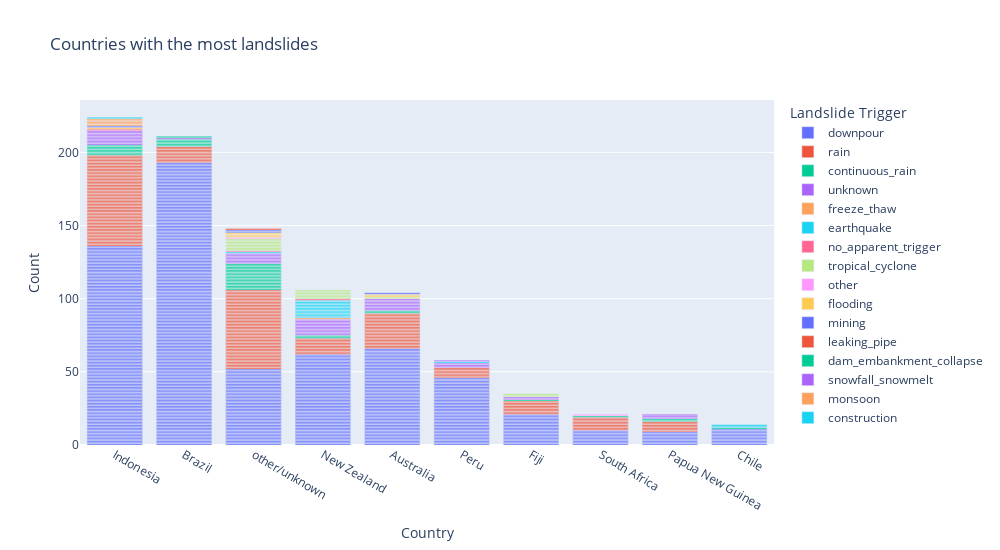

Notebook cell for this chart:
### Code cell
fig = px.bar(top10df, x = "country_name", y = "count", color= "landslide_trigger", title = "Countries with the most landslides", 
    labels={"count": "Count",
            "country_name": "Country",
            "landslide_trigger": "Landslide Trigger"},
    width=1000, height=550)
fig.update_layout(xaxis = {'categoryorder':'total descending'})
fig.show()

import plotly.io as pio

pio.write_html(fig, file='country_landslides.html', auto_open = True)

### Figure 1 — Plotly figure (JSON) as saved in the notebook; plotly's stock layout.template omitted (floating-point values rounded to 4 significant figures; data arrays with more than 128 entries replaced by an {"elided": "..."} marker saying what was removed)
{"data": [{"alignmentgroup": "True", "hovertemplate": "Landslide Trigger=downpour<br>Country=%{x}<br>Count=%{y}<extra></extra>", "legendgroup": "downpour", "marker": {"color": "#636efa", "pattern": {"shape": ""}}, "name": "downpour", "offsetgroup": "downpour", "orientation": "v", "showlegend": true, "textposition": "auto", "type": "bar", "x": {"elided": "606 str values"}, "xaxis": "x", "y": {"elided": "606 int values"}, "yaxis": "y"}, {"alignmentgroup": "True", "hovertemplate": "Landslide Trigger=rain<br>Country=%{x}<br>Count=%{y}<extra></extra>", "legendgroup": "rain", "marker": {"color": "#EF553B", "pattern": {"shape": ""}}, "name": "rain", "offsetgroup": "rain", "orientation": "v", "showlegend": true, "textposition": "auto", "type": "bar", "x": {"elided": "194 str values"}, "xaxis": "x", "y": {"elided": "194 int values"}, "yaxis": "y"}, {"alignmentgroup": "True", "hovertemplate": "Landslide Trigger=continuous_rain<br>Country=%{x}<br>Count=%{y}<extra></extra>", "legendgroup": "continuous_rain", "marker": {"color": "#00cc96", "pattern": {"shape": ""}}, "name": "continuous_rain", "offsetgroup": "continuous_rain", "orientation": "v", "showlegend": true, "textposition": "auto", "type": "bar", "x": ["New Zealand", "other/unknown", "New Zealand", "Chile", "Australia", "other/unknown", "other/unknown", "Brazil", "South Africa", "Australia", "Fiji", "other/unknown", "other/unknown", "other/unknown", "Brazil", "other/unknown", "other/unknown", "other/unknown", "other/unknown", "other/unknown", "Indonesia", "other/unknown", "other/unknown", "Indonesia", "Indonesia", "Indonesia", "Indonesia", "Indonesia", "Indonesia", "other/unknown", "other/unknown", "other/unknown", "Papua New Guinea", "Papua New Guinea", "Brazil", "Brazil", "Brazil", "other/unknown", "other/unknown"], "xaxis": "x", "y": [1, 1, 1, 1, 1, 1, 1, 1, 1, 1, 1, 1, 1, 1, 1, 1, 1, 1, 1, 1, 1, 1, 1, 1, 1, 1, 1, 1, 1, 1, 1, 1, 1, 1, 1, 1, 1, 1, 1], "yaxis": "y"}, {"alignmentgroup": "True", "hovertemplate": "Landslide Trigger=unknown<br>Country=%{x}<br>Count=%{y}<extra></extra>", "legendgroup": "unknown", "marker": {"color": "#ab63fa", "pattern": {"shape": ""}}, "name": "unknown", "offsetgroup": "unknown", "orientation": "v", "showlegend": true, "textposition": "auto", "type": "bar", "x": ["New Zealand", "New Zealand", "New Zealand", "New Zealand", "other/unknown", "Australia", "Australia", "New Zealand", "other/unknown", "New Zealand", "New Zealand", "New Zealand", "New Zealand", "New Zealand", "New Zealand", "Australia", "Australia", "Australia", "Australia", "Australia", "other/unknown", "Brazil", "Australia", "Fiji", "Fiji", "other/unknown", "other/unknown", "Peru", "Peru", "Peru", "other/unknown", "Indonesia", "Indonesia", "Indonesia", "Indonesia", "Indonesia", "Indonesia", "Papua New Guinea", "other/unknown", "Papua New Guinea", "Indonesia", "Indonesia", "Indonesia", "Indonesia", "Papua New Guinea"], "xaxis": "x", "y": [1, 1, 1, 1, 1, 1, 1, 1, 1, 1, 1, 1, 1, 1, 1, 1, 1, 1, 1, 1, 1, 1, 1, 1, 1, 1, 1, 1, 1, 1, 1, 1, 1, 1, 1, 1, 1, 1, 1, 1, 1, 1, 1, 1, 1], "yaxis": "y"}, {"alignmentgroup": "True", "hovertemplate": "Landslide Trigger=freeze_thaw<br>Country=%{x}<br>Count=%{y}<extra></extra>", "legendgroup": "freeze_thaw", "marker": {"color": "#FFA15A", "pattern": {"shape": ""}}, "name": "freeze_thaw", "offsetgroup": "freeze_thaw", "orientation": "v", "showlegend": true, "textposition": "auto", "type": "bar", "x": ["New Zealand"], "xaxis": "x", "y": [1], "yaxis": "y"}, {"alignmentgroup": "True", "hovertemplate": "Landslide Trigger=earthquake<br>Country=%{x}<br>Count=%{y}<extra></extra>", "legendgroup": "earthquake", "marker": {"color": "#19d3f3", "pattern": {"shape": ""}}, "name": "earthquake", "offsetgroup": "earthquake", "orientation": "v", "showlegend": true, "textposition": "auto", "type": "bar", "x": ["New Zealand", "New Zealand", "New Zealand", "other/unknown", "New Zealand", "New Zealand", "New Zealand", "New Zealand", "New Zealand", "New Zealand", "New Zealand", "New Zealand", "New Zealand", "Chile", "Chile", "Peru"], "xaxis": "x", "y": [1, 1, 1, 1, 1, 1, 1, 1, 1, 1, 1, 1, 1, 1, 1, 1], "yaxis": "y"}, {"alignmentgroup": "True", "hovertemplate": "Landslide Trigger=no_apparent_trigger<br>Country=%{x}<br>Count=%{y}<extra></extra>", "legendgroup": "no_apparent_trigger", "marker": {"color": "#FF6692", "pattern": {"shape": ""}}, "name": "no_apparent_trigger", "offsetgroup": "no_apparent_trigger", "orientation": "v", "showlegend": true, "textposition": "auto", "type": "bar", "x": ["New Zealand", "other/unknown", "Indonesia"], "xaxis": "x", "y": [1, 1, 1], "yaxis": "y"}, {"alignmentgroup": "True", "hovertemplate": "Landslide Trigger=tropical_cyclone<br>Country=%{x}<br>Count=%{y}<extra></extra>", "legendgroup": "tropical_cyclone", "marker": {"color": "#B6E880", "pattern": {"shape": ""}}, "name": "tropical_cyclone", "offsetgroup": "tropical_cyclone", "orientation": "v", "showlegend": true, "textposition": "auto", "type": "bar", "x": ["other/unknown", "New Zealand", "other/unknown", "New Zealand", "other/unknown", "New Zealand", "New Zealand", "New Zealand", "New Zealand", "other/unknown", "other/unknown", "Australia", "other/unknown", "other/unknown", "Fiji", "other/unknown", "Fiji"], "xaxis": "x", "y": [1, 1, 1, 1, 1, 1, 1, 1, 1, 1, 1, 1, 1, 1, 1, 1, 1], "yaxis": "y"}, {"alignmentgroup": "True", "hovertemplate": "Landslide Trigger=other<br>Country=%{x}<br>Count=%{y}<extra></extra>", "legendgroup": "other", "marker": {"color": "#FF97FF", "pattern": {"shape": ""}}, "name": "other", "offsetgroup": "other", "orientation": "v", "showlegend": true, "textposition": "auto", "type": "bar", "x": ["other/unknown", "South Africa"], "xaxis": "x", "y": [1, 1], "yaxis": "y"}, {"alignmentgroup": "True", "hovertemplate": "Landslide Trigger=flooding<br>Country=%{x}<br>Count=%{y}<extra></extra>", "legendgroup": "flooding", "marker": {"color": "#FECB52", "pattern": {"shape": ""}}, "name": "flooding", "offsetgroup": "flooding", "orientation": "v", "showlegend": true, "textposition": "auto", "type": "bar", "x": ["other/unknown", "Australia", "Australia", "other/unknown", "other/unknown", "Indonesia"], "xaxis": "x", "y": [1, 1, 1, 1, 1, 1], "yaxis": "y"}, {"alignmentgroup": "True", "hovertemplate": "Landslide Trigger=mining<br>Country=%{x}<br>Count=%{y}<extra></extra>", "legendgroup": "mining", "marker": {"color": "#636efa", "pattern": {"shape": ""}}, "name": "mining", "offsetgroup": "mining", "orientation": "v", "showlegend": true, "textposition": "auto", "type": "bar", "x": ["Australia", "other/unknown", "other/unknown", "Indonesia"], "xaxis": "x", "y": [1, 1, 1, 1], "yaxis": "y"}, {"alignmentgroup": "True", "hovertemplate": "Landslide Trigger=leaking_pipe<br>Country=%{x}<br>Count=%{y}<extra></extra>", "legendgroup": "leaking_pipe", "marker": {"color": "#EF553B", "pattern": {"shape": ""}}, "name": "leaking_pipe", "offsetgroup": "leaking_pipe", "orientation": "v", "showlegend": true, "textposition": "auto", "type": "bar", "x": ["other/unknown"], "xaxis": "x", "y": [1], "yaxis": "y"}, {"alignmentgroup": "True", "hovertemplate": "Landslide Trigger=dam_embankment_collapse<br>Country=%{x}<br>Count=%{y}<extra></extra>", "legendgroup": "dam_embankment_collapse", "marker": {"color": "#00cc96", "pattern": {"shape": ""}}, "name": "dam_embankment_collapse", "offsetgroup": "dam_embankment_collapse", "orientation": "v", "showlegend": true, "textposition": "auto", "type": "bar", "x": ["Brazil"], "xaxis": "x", "y": [1], "yaxis": "y"}, {"alignmentgroup": "True", "hovertemplate": "Landslide Trigger=snowfall_snowmelt<br>Country=%{x}<br>Count=%{y}<extra></extra>", "legendgroup": "snowfall_snowmelt", "marker": {"color": "#ab63fa", "pattern": {"shape": ""}}, "name": "snowfall_snowmelt", "offsetgroup": "snowfall_snowmelt", "orientation": "v", "showlegend": true, "textposition": "auto", "type": "bar", "x": ["Peru"], "xaxis": "x", "y": [1], "yaxis": "y"}, {"alignmentgroup": "True", "hovertemplate": "Landslide Trigger=monsoon<br>Country=%{x}<br>Count=%{y}<extra></extra>", "legendgroup": "monsoon", "marker": {"color": "#FFA15A", "pattern": {"shape": ""}}, "name": "monsoon", "offsetgroup": "monsoon", "orientation": "v", "showlegend": true, "textposition": "auto", "type": "bar", "x": ["Indonesia", "Indonesia", "Indonesia", "Indonesia", "Indonesia"], "xaxis": "x", "y": [1, 1, 1, 1, 1], "yaxis": "y"}, {"alignmentgroup": "True", "hovertemplate": "Landslide Trigger=construction<br>Country=%{x}<br>Count=%{y}<extra></extra>", "legendgroup": "construction", "marker": {"color": "#19d3f3", "pattern": {"shape": ""}}, "name": "construction", "offsetgroup": "construction", "orientation": "v", "showlegend": true, "textposition": "auto", "type": "bar", "x": ["Indonesia"], "xaxis": "x", "y": [1], "yaxis": "y"}], "layout": {"barmode": "relative", "height": 550, "legend": {"title": {"text": "Landslide Trigger"}, "tracegroupgap": 0}, "title": {"text": "Countries with the most landslides"}, "width": 1000, "xaxis": {"anchor": "y", "categoryorder": "total descending", "domain": [0, 1], "title": {"text": "Country"}}, "yaxis": {"anchor": "x", "domain": [0, 1], "title": {"text": "Count"}}}}
